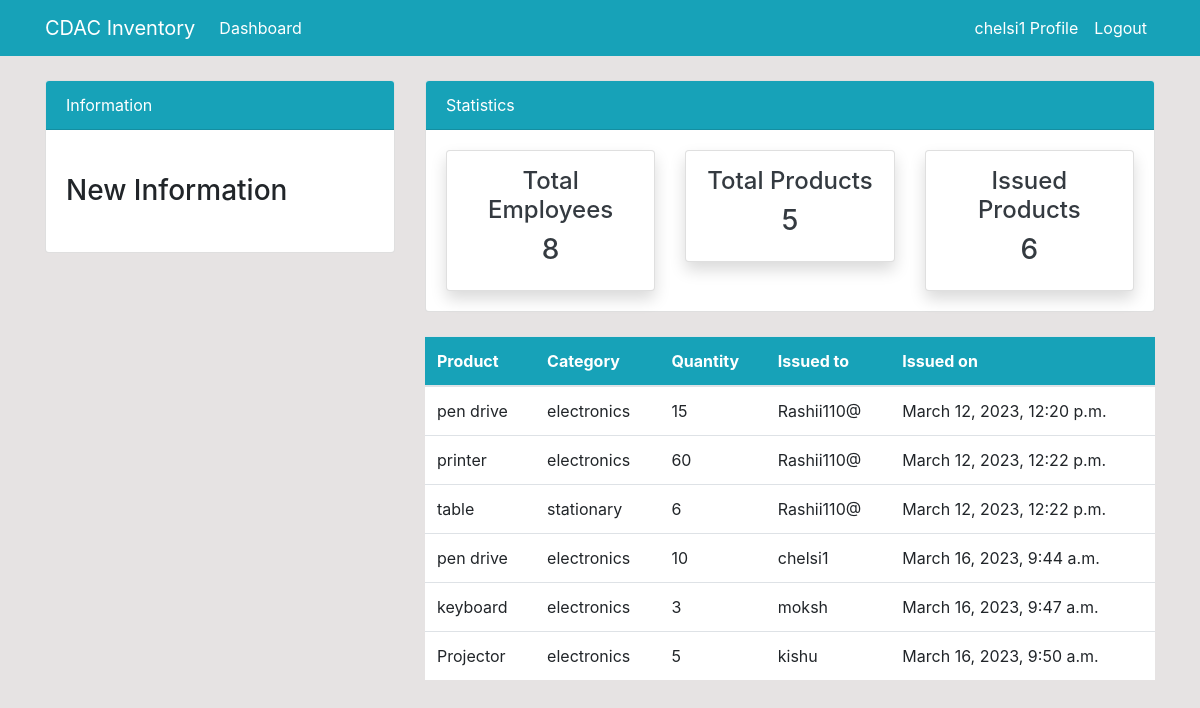
Page /issueditems/ (signed in) on the committed database.
### dashboard/models.py (models this page shows, shortened)
class Issued_Items(models.Model):
    product=models.ForeignKey(Product,on_delete=models.CASCADE,null=True)
    staff=models.ForeignKey(User,models.CASCADE,null=True)
    issueditem_quantity=models.PositiveIntegerField(null=True)
    date=models.DateTimeField(auto_now_add=True)
    class Meta:
        verbose_name_plural='Issued_Items'

class Product(models.Model):
    name=models.CharField(max_length=100,null=True)
    category=models.CharField(max_length=20,choices=category,null=True)
    quantity=models.PositiveIntegerField(null=True)
    about=models.CharField(max_length=300,null=True)
    class Meta:
        verbose_name_plural='Product'

### dashboard/views.py (the view)
# urls.py: path('issueditems/',views.issued_items,name='dashboardissueditems'),
@login_required
def issued_items(request):
 items=Issued_Items.objects.all()
 items_count = items.count()
 workers_count =User.objects.all().count()
 product_count =Product.objects.all().count()
 context={
     'items':items,
     'workers_count': workers_count,
     'items_count': items_count,
     'product_count': product_count,
 }
 return render(request,'dashboard/issueditems.html',context)

### template/dashboard/issueditems.html (shortened to what this page needs)
{% extends 'partials/base.html' %}
{% block content %}
{% include 'partials/topnav.html'%}
<div class="container">
    <div class="row my-4">
        <div class="col-md-4">
        </div>
        <div class="col-md-8">
            <table class="table bg-white">
                <thead class="bg-info">
                    <tr class="text-white">
                        <th scope="col">Product</th>
                        <th scope="col">Category</th>
                        <th scope="col">Quantity</th>
                        <th scope="col">Issued to</th>
                        <th scope="col">Issued on</th>
                    </tr>
                </thead>
                <tbody>
                    {% for items in items %}
                    <tr>
                        <td>{{ items.product.name }}</td>
                        <td>{{ items.product.category }}</td>
                        <td>{{ items.issueditem_quantity }}</td>
                        <td>
                            {{ items.staff.username }}
                        </td>
                        <td>
                            {{ items.date }}
                        </td>
                    </tr>
                    {% endfor %}
                </tbody>
            </table>
        </div>
    </div>
</div>
{% endblock %}

### template/partials/nav.html (shortened to what this page needs)
<nav class="navbar navbar-expand-lg navbar-info bg-info">
    {% if user.is_authenticated %}
    <div class="container">
        <a class="navbar-brand text-white" href="{% url 'dashboardindex'%}">CDAC Inventory</a>
        <div class="collapse navbar-collapse" id="navbarSupportedContent">
            <ul class="navbar-nav mr-auto">
                <li class="nav-item active">
                    <a class="nav-link text-white" href="{% url 'dashboardindex'%}">Dashboard </a>
                </li>
            </ul>
            <ul class="navbar-nav ml-auto">
                <li class="nav-item active">
                    <a class="nav-link text-white" href="{% url 'user-profile' %}">{{ user.username }} Profile </a>
                </li>
                <li class="nav-item">
                    <a class="nav-link text-white" href="{% url 'user-logout' %}">Logout</a>
                </li>
            </ul>
            {% endif %}
        </div>
    </div>
</nav>

### static/style.css (style rules this page uses)
body { background: rgb(230, 227, 227); }

### rows in the picture
Issued_Items: product.name "pen drive", product.category "electronics", issueditem_quantity "15", staff.username "Rashii110@", date "March 12, 2023, 12:20 p.m."
Issued_Items: product.name "printer", product.category "electronics", issueditem_quantity "60", staff.username "Rashii110@", date "March 12, 2023, 12:22 p.m."
Issued_Items: product.name "table", product.category "stationary", issueditem_quantity "6", staff.username "Rashii110@", date "March 12, 2023, 12:22 p.m."
Issued_Items: product.name "pen drive", product.category "electronics", issueditem_quantity "10", staff.username "chelsi1", date "March 16, 2023, 9:44 a.m."
Issued_Items: product.name "keyboard", product.category "electronics", issueditem_quantity "3", staff.username "moksh", date "March 16, 2023, 9:47 a.m."
Issued_Items: product.name "Projector", product.category "electronics", issueditem_quantity "5", staff.username "kishu", date "March 16, 2023, 9:50 a.m."

### other values in the picture
{{ user.username }} "chelsi1"
{{ workers_count }} "8"
{{ product_count }} "5"
{{ items_count }} "6"
